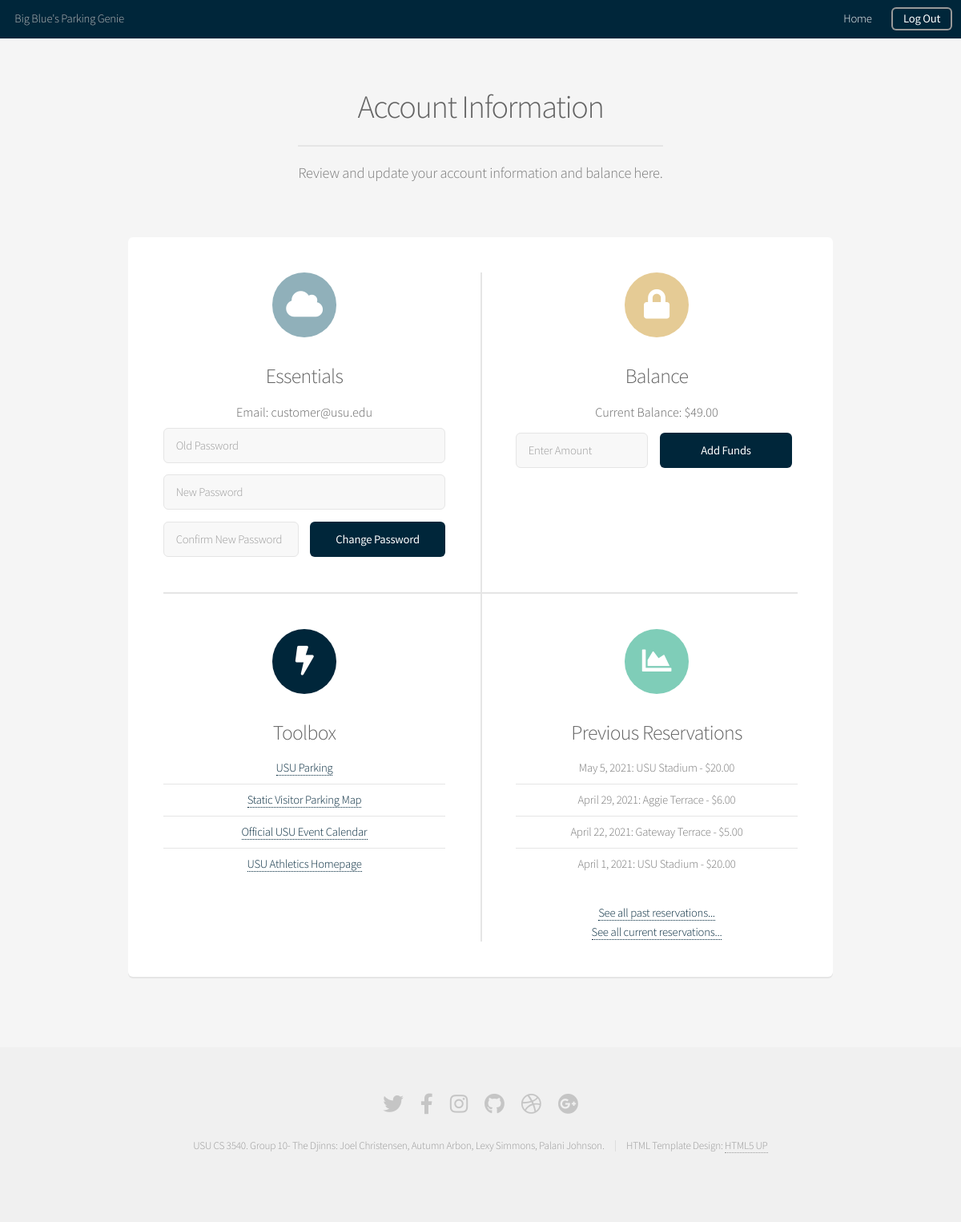
The app's page /account (signed in) with its own data.
### apis/models.py (models this page shows, shortened)
class Profile(models.Model):
    user = models.OneToOneField(User, on_delete=models.CASCADE)
    account_balance = models.FloatField(default=100.0)
    is_customer = models.BooleanField(default=True)
    is_owner = models.BooleanField(default=False)
    is_attendant = models.BooleanField(default=False)
    is_admin = models.BooleanField(default=False)
    attendant_for = models.ManyToManyField('ParkingLot', blank=True) # must check if is attendant

class Reservation(models.Model):
    uuid = models.CharField(max_length=200)
    event = models.ForeignKey(Event, on_delete=models.CASCADE, default=1)
    spot = models.ForeignKey(ParkingSpot, on_delete=models.CASCADE) # no more spots than ParkingSpot.spot
    user = models.ForeignKey(User, on_delete=models.CASCADE)
    checked_in = models.BooleanField(default=False)

class Event(models.Model):
    name = models.CharField(max_length=200)
    description = models.CharField(max_length=1500, default='')
    date = models.DateTimeField('event date')
    address = models.CharField(max_length=500, blank=True, default='')
    latitude = models.FloatField(default=41.7429795162564)
    longitude = models.FloatField(default=-111.809492111206)

class ParkingSpot(models.Model):
    spotType = models.CharField(max_length=200)
    price = models.FloatField(default=0.0)
    totalSpots = models.IntegerField(default=1)
    currentEventAvailableSpots = models.IntegerField(default=1)
    lot = models.ForeignKey(ParkingLot, on_delete=models.CASCADE)

class ParkingLot(models.Model):
    name = models.CharField(max_length=200)
    address = models.CharField(max_length=500, blank=True, default='')
    latitude = models.FloatField(default=41.7429795162564)
    longitude = models.FloatField(default=-111.809492111206)
    event = models.ManyToManyField(Event)
    owner = models.ForeignKey(User, on_delete=models.CASCADE) # must check if user is_owner
    def __str__(self) -> str:
        return self.name

### web/views.py (the view, shortened to what this page needs)
# urls.py: path('account', views.account, name='account'),
def account(request, message=""):
    user = request.user
    balance = user.profile.account_balance
    email = user.email
    reservations = Reservation.objects.order_by('event')
    res_list = []
    pastRes = []
    currRes = []
    now = timezone.now()
    for r in reservations:
        if r.user == user:
            dateStr = r.event.date
            if dateStr < now:
                pastRes.append(r)
            else:
                currRes.append(r)
            res_list.append(r)
    revenueList = Revenue.objects.order_by('lot')
    lotAmount = 0.0
    eventAmount = 0.0
    attendantAmount = 0.0
    revenueLots = {}
    revenueEvents = {}
    attendantLots = {}
    if user.profile.is_attendant:
        attendantList = user.profile.attendant_for.all()
    for rev in revenueList:
        if rev.lot.owner == user:
            lotAmount += round((rev.amount * 0.85), 2)
            if rev.lot in revenueLots:
                revenueLots[rev.lot] += round((rev.amount * 0.85), 2)
            else:
                revenueLots[rev.lot] = round((rev.amount * 0.85), 2)
        if user.profile.is_admin:
            eventAmount += (rev.amount * 0.1)
            if rev.event in revenueEvents:
                revenueEvents[rev.event] += (rev.amount * 0.1)
            else:
                revenueEvents[rev.event] = (rev.amount * 0.1)
    context = {
        'user': user,
        'balance': balance,
        'email': email,
        'message': message,
        'reservations': res_list,
        'pastReservations': pastRes[:4],
        'currentReservations': currRes,
        'lotAmount': lotAmount,
        'eventAmount': eventAmount,
        'revenueLots': revenueLots,
        'revenueEvents': revenueEvents,
        'attendantAmount': attendantAmount,
        'attendantLots': attendantLots,
    }
    return render(request, 'web/account.html', context)

### web/templates/web/account.html (shortened to what this page needs)
<!DOCTYPE HTML>
<html>
	<head>
		{% load static %}
		<link rel="stylesheet" href={% static "web/assets/css/main.css" %} />
	</head>
	<body class="is-preload">
		<div id="page-wrapper">
				<header id="header">
					<h1>Big Blue's Parking Genie</h1>
					<nav id="nav">
						<ul>
							<li><a href={% url "web:main" %}>Home</a></li>
							<li><a href={% url "web:logout" %} class="button">Log Out</a></li>
						</ul>
					</nav>
				</header>
				<section id="main" class="container">
					<header>
						<h2>Account Information</h2>
						<p>Review and update your account information and balance here.</p>
					</header>
					<section class="box special features">
						<div class="features-row">
							<section>
								<span class="icon solid major fa-cloud accent4"></span>
								<h3>Essentials</h3>
								<h4>Email: {{email}}</h4>
								<form method="post" action={% url 'web:change-password' %}>
									<div class="row gtr-50 gtr-uniform">
										<div class="col-12 col-12-mobilep">
											<input type="password" name="oldPass" id="oldPassword" placeholder="Old Password" />
										</div>
										<div class="col-12 col-12-mobilep">
											<input type="password" name="newPass" id="newPassword" placeholder="New Password" />
										</div>
										<div class="col-6 col-12-mobilep">
											<input type="password" name="confNewPass" id="confNewPassword" placeholder="Confirm New Password" />
										</div>
										<div class="col-6 col-12-mobilep">
											<input type="submit" value="Change Password" class="fit" />
										</div>
									</div>
								</form>
							</section>
							<section>
								<span class="icon solid major fa-lock accent5"></span>
								<h3>Balance</h3>
								<div class="row gtr-50 gtr-uniform">
									<br />
									<div class="col-12 col-12-mobilep">
										<h4>Current Balance: ${{balance|floatformat:2}}</h4>
									</div>
									<form method="post" action={% url 'web:balance' %}>
										<div class="row gtr-50 gtr-uniform">
											<div class="col-6 col-12-mobilep">
												<input type="text" name="addFunds" id="addFunds" placeholder="Enter Amount" />
											</div>
											<div class="col-6 col-12-mobilep">
												<input type="submit" value="Add Funds" class="fit" />
											</div>
										</div>
									</form>
								</div>
							</section>
						</div>
						<div class="features-row">
							<section>
								<span class="icon solid major fa-bolt accent2"></span>
								<h3>Toolbox</h3>
									<ul class="alt">
										<li><a href="https://parking.usu.edu/">USU Parking</a></li>
										<li><a href="https://parking.usu.edu/parking-information/USU_VisitorMap_2021_v2.pdf">Static Visitor Parking Map</a></li>
										<li><a href="http://www.usu.edu/calendar/">Official USU Event Calendar</a></li>
										<li><a href="https://utahstateaggies.com/">USU Athletics Homepage</a></li>
									</ul>
							</section>
							<section>
								<span class="icon solid major fa-chart-area accent3"></span>
								<h3>Previous Reservations</h3>
								<ul class="alt">
									{% for r in pastReservations %}
										<li>{{r.event.date | date }}: {{r.spot.lot}} - ${{r.spot.price|floatformat:2}}</li>
									{% endfor %}
								</ul>
								<p><a href={% url "web:history" %}>See all past reservations...</a><br>
								<a href="{% url 'web:main' %}#currentRes">See all current reservations...</a></p>
							</section>
						</div>
					</section>
				</section>
				<footer id="footer">
					<ul class="icons">
						<li><a href="#" class="icon brands fa-twitter"><span class="label">Twitter</span></a></li>
						<li><a href="#" class="icon brands fa-facebook-f"><span class="label">Facebook</span></a></li>
						<li><a href="#" class="icon brands fa-instagram"><span class="label">Instagram</span></a></li>
						<li><a href="https://github.com/palani-johnson/TheDjinns-Group10" class="icon brands fa-github"><span class="label">Github</span></a></li>
						<li><a href="#" class="icon brands fa-dribbble"><span class="label">Dribbble</span></a></li>
						<li><a href="#" class="icon brands fa-google-plus"><span class="label">Google+</span></a></li>
					</ul>
					<ul class="copyright">
						<li>USU CS 3540. Group 10- The Djinns: Joel Christensen, Autumn Arbon, Lexy Simmons, Palani Johnson.</li><li>HTML Template Design: <a href="http://html5up.net">HTML5 UP</a></li>
					</ul>
				</footer>
		</div>
	</body>
</html>

### records on screen
Profile: account_balance "49.00"
Reservation: event "May 5, 2021", spot.lot "USU Stadium", spot.price "20.00"
Reservation: event "April 29, 2021", spot.lot "Aggie Terrace", spot.price "6.00"
Reservation: event "April 22, 2021", spot.lot "Gateway Terrace", spot.price "5.00"
Reservation: event "April 1, 2021", spot.lot "USU Stadium", spot.price "20.00"

### other values on screen
{{ email }} "customer@usu.edu"
